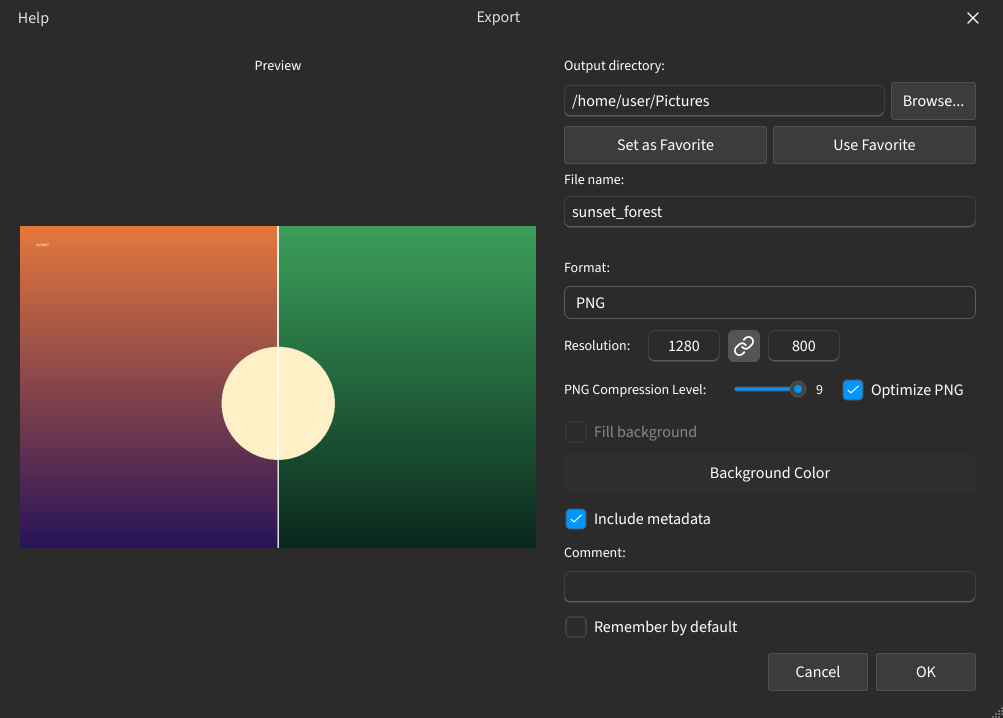
#> input picture src/plugins/export/resources/help/assets/en/dark/export_dialog.jpg, 1003 x 718 px
$ python -i edge_detector.py   (imports and definitions only)
#> lines starting #> are read from the running program, lines starting #| are printed output that depends on the picture
#> further down, picture is the input picture: PIL image 1003x718 RGB; mean R, G, B 57.6, 57.6, 53.3
import logging
from typing import Optional

import numpy as np
from PIL import Image
from skimage.feature import canny
from skimage.util import img_as_ubyte

logger = logging.getLogger("ImproveImgSLI")

def create_edge_map(image: Image.Image, sigma: float = 1.0) -> Optional[Image.Image]:
#> called with sigma = 1
    if not image:
        return None

    try:
        img_gray = np.array(image.convert("L"))
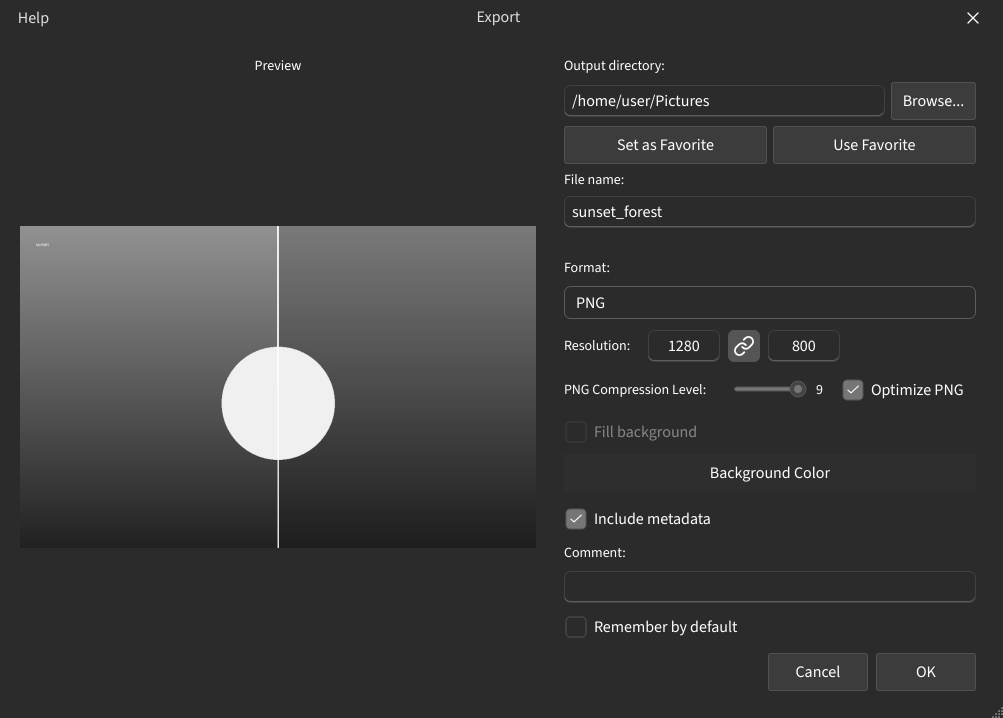
#> img_gray: shape (718, 1003); min 29, max 255, mean 57.1
        edges = canny(img_gray, sigma=sigma)
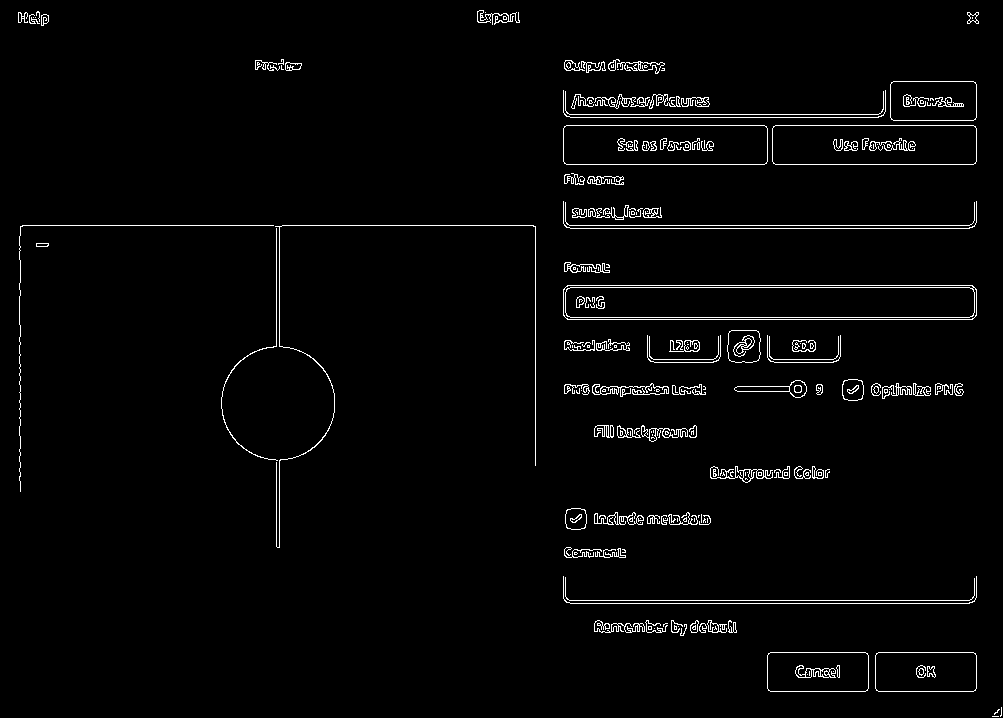
#> edges: shape (718, 1003) bool; 2.4% white in thin lines or dots

        return Image.fromarray(img_as_ubyte(edges)).convert("RGBA")
    except Exception as e:
        logger.error(f"Error creating edge map: {e}", exc_info=True)
        return None

>>> from PIL import Image
>>> picture = Image.open('../../export/resources/help/assets/en/dark/export_dialog.jpg')
>>> result = create_edge_map(picture)
